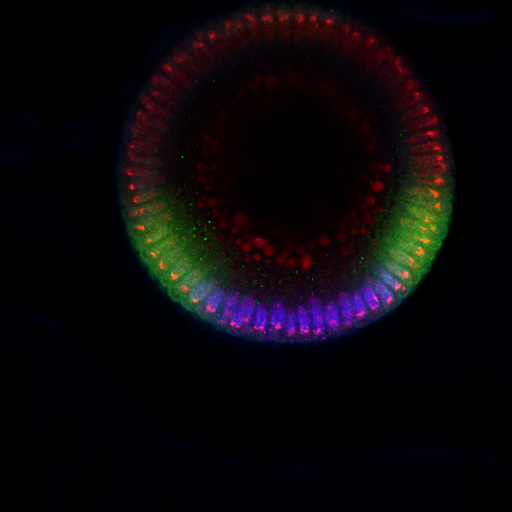
%> input picture image_analysis_paper2/code_for_distribution/fixed_images/emb01.tif, 1024 x 1024 px (shown at 1/2 size)
$ octave test_script.m   (GNU Octave 9; MATLAB toolbox functions it lacks are replaced by stand-ins)
%> lines starting %> are read from the running program, lines starting %| are printed output that depends on the picture
### image_analysis_paper2/compute_pairwise_alignments.m
function [R, W] = compute_pairwise_alignments(images, nrot, nshifts, shift_max)

m = size(images, ndims(images));
npixels = size(images, 1);

% only rotations
if nshifts > 1
    dim = 3;
    angle_proj = 20;
    shifts = linspace(-shift_max, shift_max, nshifts);
    % rotations + translations
else
    dim = 2;
    nshifts = 1;
    shifts = 0;
end

theta_vec = linspace(0, 360, nrot+1);
theta_vec = theta_vec(1:end-1);

thetas = zeros(m);
dx = zeros(m);
dy = zeros(m);

R = zeros(dim*m);
W = inf(m);

% reference image
RI = imref2d([npixels npixels],[-0.5 0.5],[-0.5 0.5]);

h_waitbar = waitbar(0,'Computing pairwise alignments...');
for i=1:nrot
%     waitbar(i/nrot, h_waitbar);
    theta = theta_vec(i);
    for j=1:nshifts
        for k=1:nshifts
            waitbar(((i-1)*nshifts^2+(j-1)*nshifts+k)/(nrot*nshifts^2), h_waitbar);
            A = affine2d([cosd(theta) -sind(theta) 0; sind(theta) cosd(theta) 0; shifts(j) shifts(k) 1]);
            images_transformed = imwarp(images, RI, A, 'outputview', RI);
            dist_tmp = pdist2(reshape(double(images), [], m)', reshape(double(images_transformed), [], m)');
            idx = find(dist_tmp < W);
            W(idx) = dist_tmp(idx);
            thetas(idx) = theta;
            dx(idx) = shifts(j);
            dy(idx) = shifts(k);
        end
    end
end

if dim == 3
    for i=1:m
        for j=1:m
            R(dim*(i-1)+1:dim*i, dim*(j-1)+1:dim*j) = calc_rot_matrix_3d(thetas(i, j), dx(i, j), dy(i, j), angle_proj);
        end
    end
else %dim == 2
    for i=1:m
        for j=1:m
            R(dim*(i-1)+1:dim*i, dim*(j-1)+1:dim*j) = calc_rot_matrix_2d(thetas(i, j));
        end
    end
end

W = 0.5*(W + W');
R = 0.5*(R + R');

close(h_waitbar);

% [24 lines left out: functions calc_rot_matrix_3d, calc_rot_matrix_2d, not called in this run]

### image_analysis_paper2/test_script.m
clear all
close all

%%

image = imread('../membrane_pictures/14_0501_dpERK_late/emb01.tif');
%> image is the input picture: size 1024x1024x3 uint8; mean R, G, B 10.2, 6.8, 9.7

nimages = 20;
npixels = 100;

image = imresize(image, [npixels npixels]);
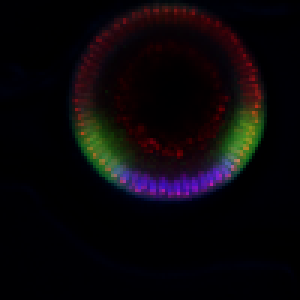
%> image: size 100x100x3 uint8 (shown 3 times larger); mean R, G, B 10.2, 6.7, 9.7

image_set = zeros(npixels, npixels, 3, nimages, 'uint8');

for i=1:nimages
    im_tmp = imrotate(image, 360*rand, 'crop');
%     im_tmp = circshift(im_tmp, randi([-5 5], 1, 2));
    image_set(:,:,:,i) = im_tmp;
end
%> this loop made 20 passes
%> pass 1, `im_tmp = imrotate(image, 360*rand, 'crop');`:
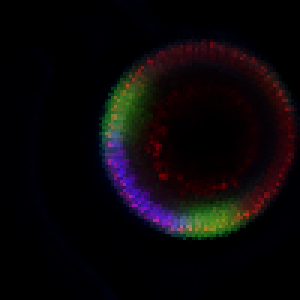
%> im_tmp: size 100x100x3 uint8 (shown 3 times larger); mean R, G, B 10.3, 6.7, 9.2
%> pass 2, `im_tmp = imrotate(image, 360*rand, 'crop');`:
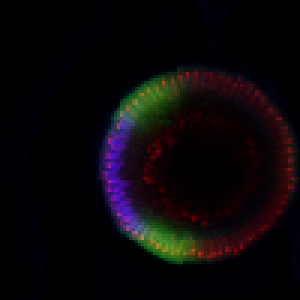
%> im_tmp: size 100x100x3 uint8 (shown 3 times larger); mean R, G, B 10.2, 6.7, 9.6
%> pass 3, `im_tmp = imrotate(image, 360*rand, 'crop');`:
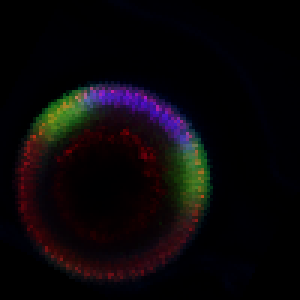
%> im_tmp: size 100x100x3 uint8 (shown 3 times larger); mean R, G, B 10.3, 6.8, 9.3

%%

figure;
for i=1:nimages
    subplot(4,5,i)
    imshow(image_set(:,:,:,i))
end
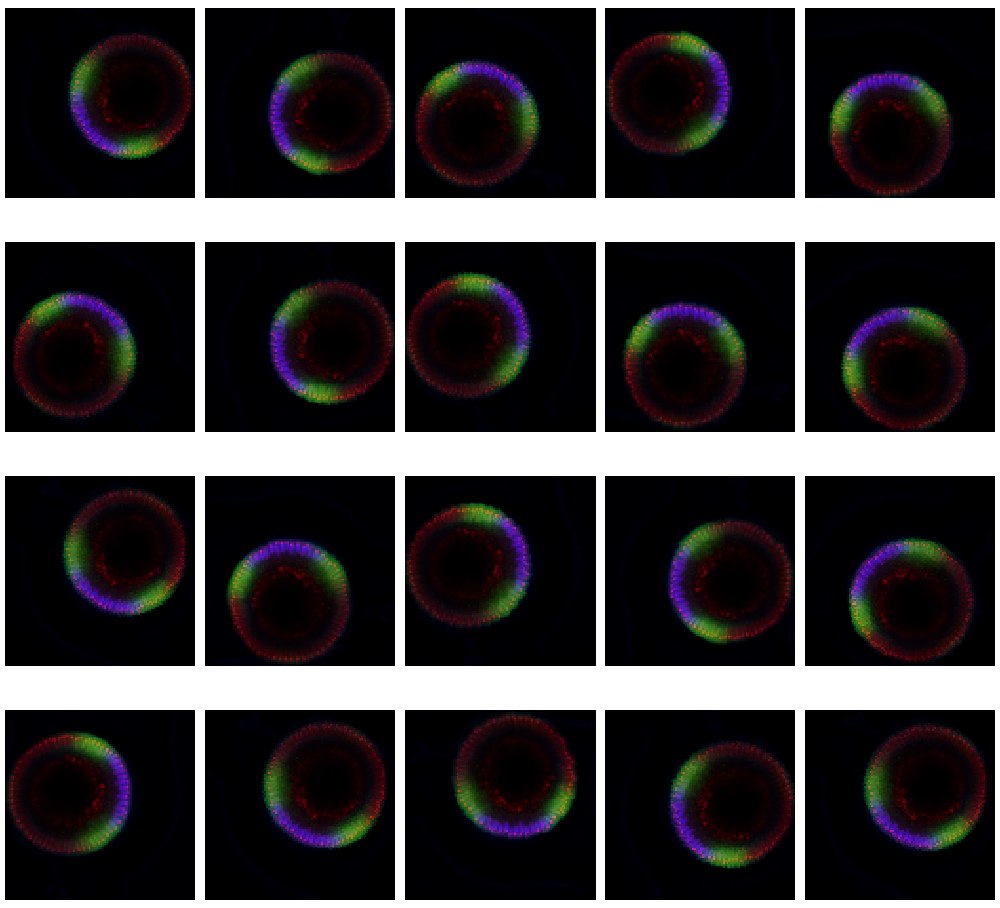
%> figure redrawn from the program's plot data, 20 panels

%%

nrot = 10;
nshifts = 0;
shift_max = 0.05;

[R, W] = compute_pairwise_alignments(image_set, nrot, nshifts, shift_max);
%> the run ends on the next line

$ run again, with image_analysis_paper2/code_for_distribution/fixed_images/emb07.tif copied over image_analysis_paper2/code_for_distribution/fixed_images/emb01.tif
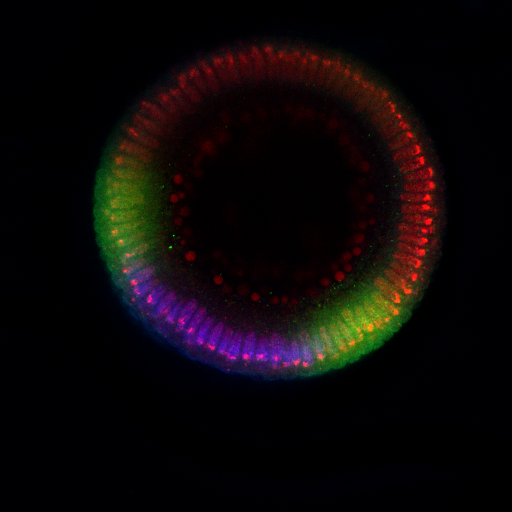
%> input picture image_analysis_paper2/code_for_distribution/fixed_images/emb07.tif, 1024 x 1024 px (shown at 1/2 size)
%> image is the input picture: size 1024x1024x3 uint8; mean R, G, B 12.3, 7.5, 8
%> image: size 100x100x3 uint8
%> the loop `for i=1:nimages` made 20 passes
%> pass 1, `im_tmp = imrotate(image, 360*rand, 'crop');`:
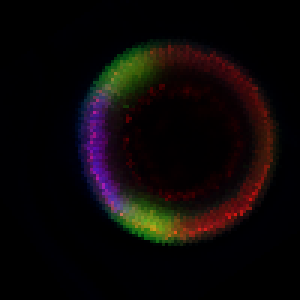
%> im_tmp: size 100x100x3 uint8 (shown 3 times larger); mean R, G, B 12.3, 7.5, 7.7
%> pass 3, `im_tmp = imrotate(image, 360*rand, 'crop');`:
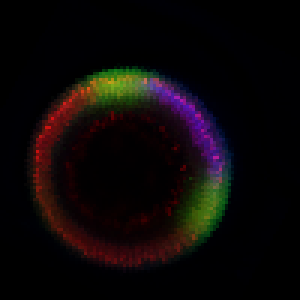
%> im_tmp: size 100x100x3 uint8 (shown 3 times larger); mean R, G, B 12.3, 7.5, 7.7; mean of the top-left, top-right, bottom-left and bottom-right quarters 12, 8.6, 6.4, 9.7

$ run again, with image_analysis_paper2/code_for_distribution/fixed_images/emb08.tif copied over image_analysis_paper2/code_for_distribution/fixed_images/emb01.tif
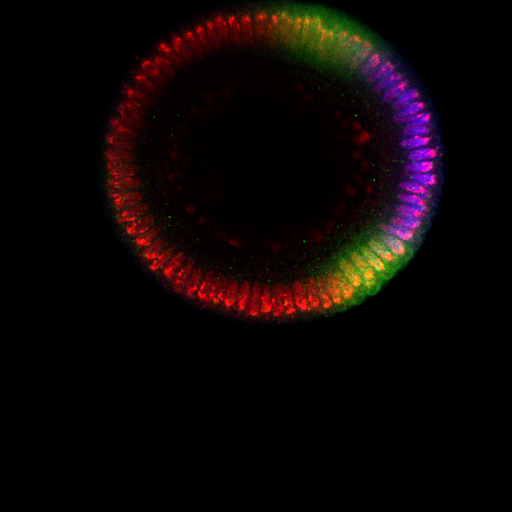
%> input picture image_analysis_paper2/code_for_distribution/fixed_images/emb08.tif, 1024 x 1024 px (shown at 1/2 size)
%> image is the input picture: size 1024x1024x3 uint8; mean R, G, B 12.6, 5.3, 5.4
%> image: size 100x100x3 uint8
%> the loop `for i=1:nimages` made 20 passes
%> pass 1, `im_tmp = imrotate(image, 360*rand, 'crop');`:
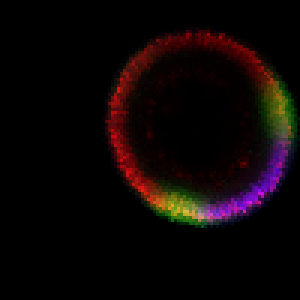
%> im_tmp: size 100x100x3 uint8 (shown 3 times larger); mean R, G, B 12.6, 5.4, 5.4; mean of the top-left, top-right, bottom-left and bottom-right quarters 3.9, 8.8, 2.3, 16.1
%> pass 3, `im_tmp = imrotate(image, 360*rand, 'crop');`:
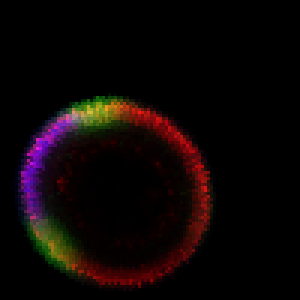
%> im_tmp: size 100x100x3 uint8 (shown 3 times larger); mean R, G, B 12.6, 5.4, 5.3

$ run again, with image_analysis_paper2/code_for_distribution/fixed_images/emb10.tif copied over image_analysis_paper2/code_for_distribution/fixed_images/emb01.tif
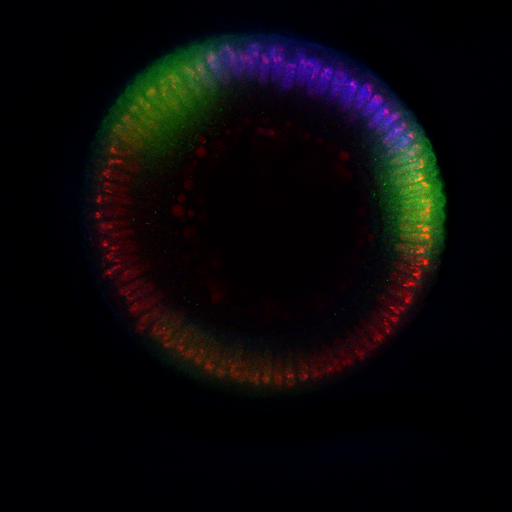
%> input picture image_analysis_paper2/code_for_distribution/fixed_images/emb10.tif, 1024 x 1024 px (shown at 1/2 size)
%> image is the input picture: size 1024x1024x3 uint8; mean R, G, B 9.1, 7.4, 9.4
%> image: size 100x100x3 uint8
%> the loop `for i=1:nimages` made 20 passes
%> pass 1, `im_tmp = imrotate(image, 360*rand, 'crop');`:
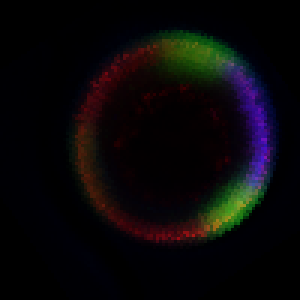
%> im_tmp: size 100x100x3 uint8 (shown 3 times larger); mean R, G, B 9.2, 7.3, 9
%> pass 3, `im_tmp = imrotate(image, 360*rand, 'crop');`:
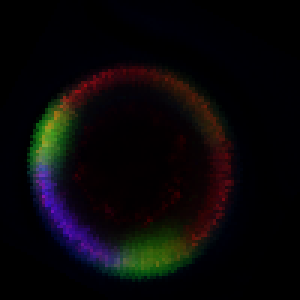
%> im_tmp: size 100x100x3 uint8 (shown 3 times larger); mean R, G, B 9.1, 7.3, 9
